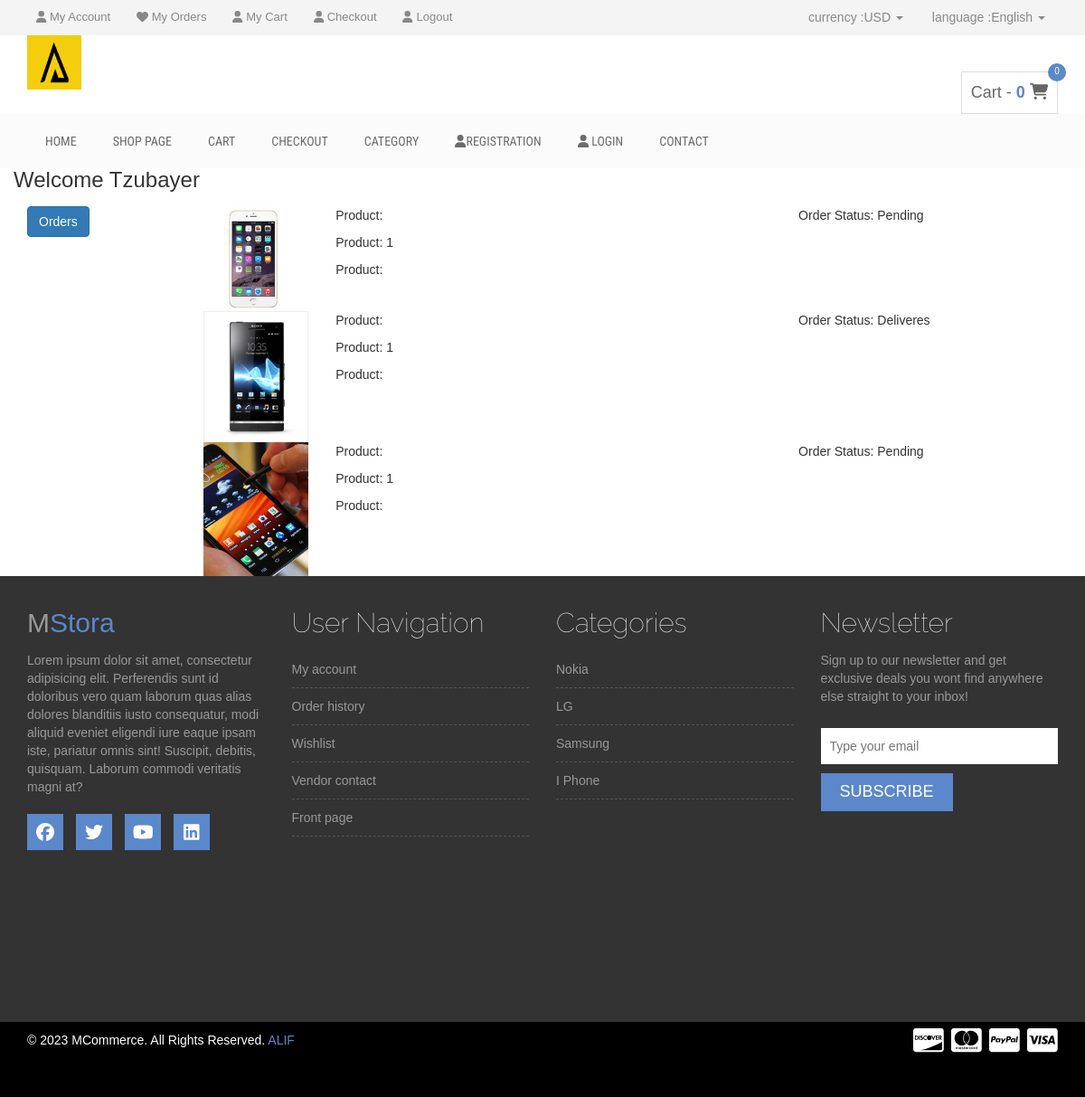
The app's page /orders/ (signed in) with its own data.
### shop/models.py (models this page shows, shortened)
class OrderPlaced(models.Model):
    user=models.ForeignKey(User,on_delete=models.CASCADE)
    customer=models.ForeignKey(Customer,on_delete=models.CASCADE)
    product=models.ForeignKey(Product,on_delete=models.CASCADE)
    quantity=models.PositiveIntegerField(default=1)
    ordered_date=models.DateTimeField(auto_now_add=True)
    status=models.CharField(max_length=45,choices=STATUS_CHOICE,default='Pending')

class Product(models.Model):
    product_title=models.CharField(max_length=100)
    selling_price=models.FloatField(max_length=100)
    discount_price=models.FloatField(max_length=100)
    discription=models.CharField(max_length=1000)
    catagory=models.CharField(choices=Catagory_CHOICSES,max_length=20)
    product_image=models.ImageField(upload_to='productimg')
    brand=models.CharField(choices=Brand_CHOICSES,max_length=20)

### shop/views.py (the view)
# urls.py: path('orders/', views.orders, name='orders'),
def orders(request):
    totalitem=0
    if request.user.is_authenticated:
        totalitem=len(Cart.objects.filter(user=request.user))
        op = OrderPlaced.objects.filter(user=request.user)
    return render(request, 'orders.html',{'order_placed':op,'totalitem':totalitem})

### templates/orders.html (shortened to what this page needs)
{% extends 'base.html' %}
{% load static %}
{% block main-content %}
<div class="container my-5">
    <div class="row">
        <h3>Welcome <span class="text-capitalize">{{request.user}}</span></h3>
        <div class="col-sm-2 border-end">
            <ul class="list-unstyled">
                <li class="d-grid"><a href="{% url 'orders' %}" class="btn btn-primary">Orders</a></li>
            </ul>
        </div>
        <div class="col-sm-9 offset-sm-1">
            {% for op in order_placed %}
            <div class="row shadow-sm mb-3">
                <div class="col-sm-2">
                    <img src="{{op.product.product_image.url}}" alt="" srcset="" class="img-fluid" height="150"
                        width="150">
                </div>
                <div class="col-sm-7">
                    <p>Product: {{op.product.title}}</p>
                    <p>Product: {{op.quantity}}</p>
                    <p>Product: {{op.total_cost}}</p>
                </div>
                <div class="col-sm-3 fw-bold">
                    <p>Order Status: {{op.status}}</p>
                </div>
            </div>
            {% endfor %}
        </div>
    </div>
</div>
{% endblock main-content %}

### static/css/style.css (style rules this page uses)
img { max-width: 100%; height: auto; }
h1, h2, h3, h4, h5, h6 { margin: 0 0 15px; }
body { font-family:Arial, Helvetica, sans-serif; }
a { color: #5a88ca }

### records on screen
OrderPlaced: product.product_image (picture), quantity "1", status "Pending"
OrderPlaced: product.product_image (picture), quantity "1", status "Deliveres"
OrderPlaced: product.product_image (picture), quantity "1", status "Pending"

### other values on screen
{{ totalitem }} "0"
{{ request.user }} "Tzubayer"
